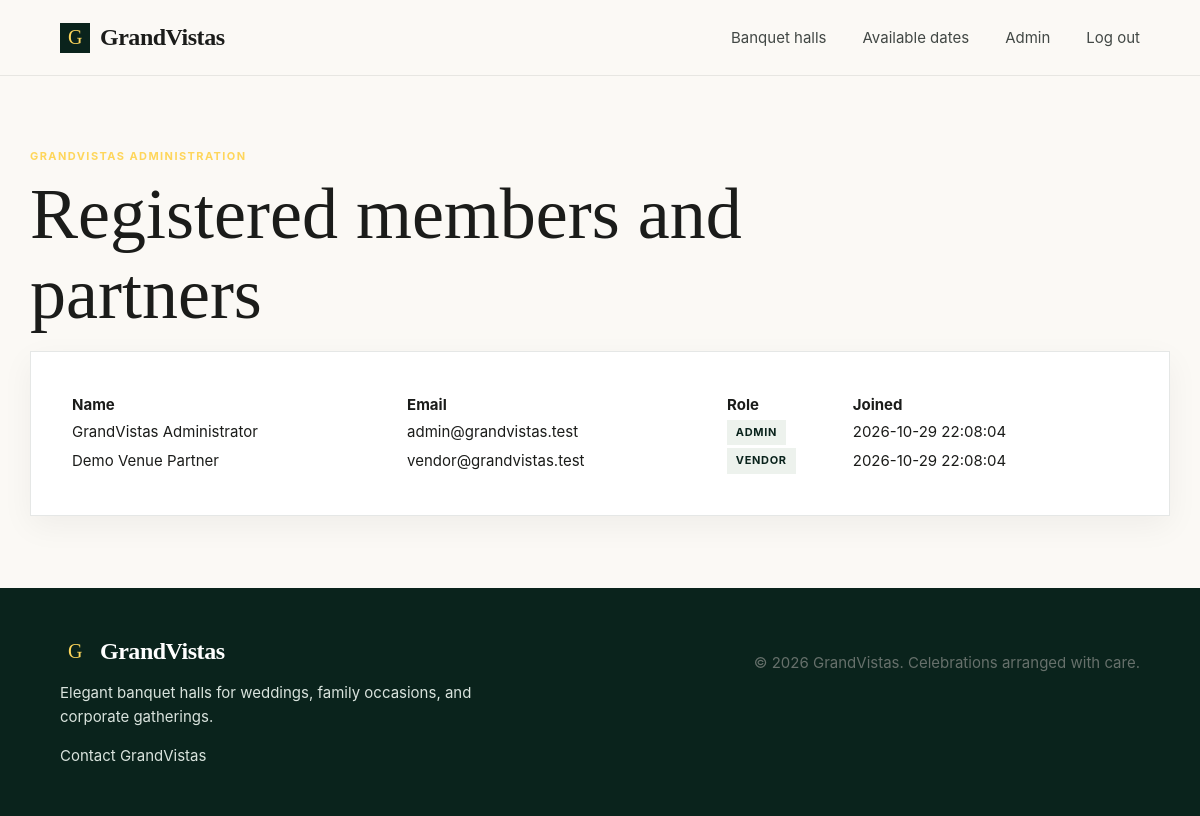
The page /admin/users.php (signed in) on the database its author committed.
### tables this page shows
CREATE TABLE IF NOT EXISTS users (id INT UNSIGNED AUTO_INCREMENT PRIMARY KEY,name VARCHAR(120) NOT NULL,email VARCHAR(190) NOT NULL UNIQUE,password VARCHAR(255) NOT NULL,phone VARCHAR(30),role ENUM('client','vendor','admin') NOT NULL DEFAULT 'client',avatar VARCHAR(255),created_at DATETIME NOT NULL DEFAULT CURRENT_TIMESTAMP);

### config/database.php (called while the page is built, shortened)
<?php
function db(): PDO
{
    $pdo = new PDO(
        'mysql:host=localhost;dbname=php;charset=utf8mb4',
        'root',
        '123456',
        [
            PDO::ATTR_ERRMODE => PDO::ERRMODE_EXCEPTION,
            PDO::ATTR_DEFAULT_FETCH_MODE => PDO::FETCH_ASSOC,
            PDO::ATTR_EMULATE_PREPARES => false,
        ]
    );
    return $pdo;
}

### includes/functions.php (called while the page is built, shortened)
<?php
function e(?string $value): string
{
    return htmlspecialchars($value ?? '', ENT_QUOTES, 'UTF-8');
}

### admin/users.php (the view, shortened to what this page needs)
<?php
require_once __DIR__ . '/../config/database.php';
$users = db()->query('SELECT id,name,email,role,created_at FROM users ORDER BY created_at DESC')->fetchAll();
require __DIR__ . '/../includes/header.php';
?>
<main class="container">
    <div class="eyebrow">GrandVistas administration</div>
    <h1>Registered members and partners</h1>
    <div class="form-card" style="overflow:auto">
        <table style="width:100%;border-collapse:collapse">
            <tr>
                <th align="left">Name</th>
                <th align="left">Email</th>
                <th align="left">Role</th>
                <th align="left">Joined</th>
            </tr><?php foreach ($users as $u): ?>
                <tr>
                    <td><?= e($u['name']) ?></td>
                    <td><?= e($u['email']) ?></td>
                    <td><span class="tag"><?= e($u['role']) ?></span></td>
                    <td><?= e($u['created_at']) ?></td>
                </tr><?php endforeach; ?>
        </table>
    </div>
</main>
<?php require __DIR__ . '/../includes/footer.php'; ?>

### assets/css/style.css (style rules this page uses)
:root { --ink: #000805; --emerald: #0a231c; --gold: #d4af37; --gold-soft: #fed65b; --cream: #fbf9f5; --paper: #f5f3ef; --line: #d9d6cd; --muted: #66706b; --danger: #ba1a1a }
* { box-sizing: border-box }
html { scroll-behavior: smooth }
body { margin: 0; background: var(--cream); color: #1b1c1a; font: 15px/1.6 Inter, Arial, sans-serif }
.eyebrow, .label { font-size: 11px; font-weight: 700; letter-spacing: .13em; text-transform: uppercase }
.eyebrow { color: var(--gold-soft) }
h1, h2, h3 { font-family: Newsreader, Georgia, serif; font-weight: 400; line-height: 1.12; margin: .5rem 0 1rem }
h1 { font-size: clamp(2.5rem, 6vw, 4.5rem); max-width: 720px }
.container { max-width: 1180px; margin: auto; padding: clamp(2.5rem, 6vw, 5rem) 1.25rem }
.search-panel, .card, .form-card { background: #fff; border: 1px solid rgba(114, 121, 117, .18); box-shadow: 0 10px 30px rgba(27, 28, 26, .05) }
.tag { display: inline-block; padding: .25rem .55rem; background: #edf2ed; color: var(--emerald); font-size: 11px; font-weight: 700; text-transform: uppercase; letter-spacing: .06em }
.form-card { padding: clamp(1.25rem, 4vw, 2.5rem) }

### rows shown on the page
users: name "GrandVistas Administrator", email "admin@grandvistas.test", role "ADMIN", created_at "2026-10-29 22:08:04"
users: name "Demo Venue Partner", email "vendor@grandvistas.test", role "VENDOR", created_at "2026-10-29 22:08:04"
